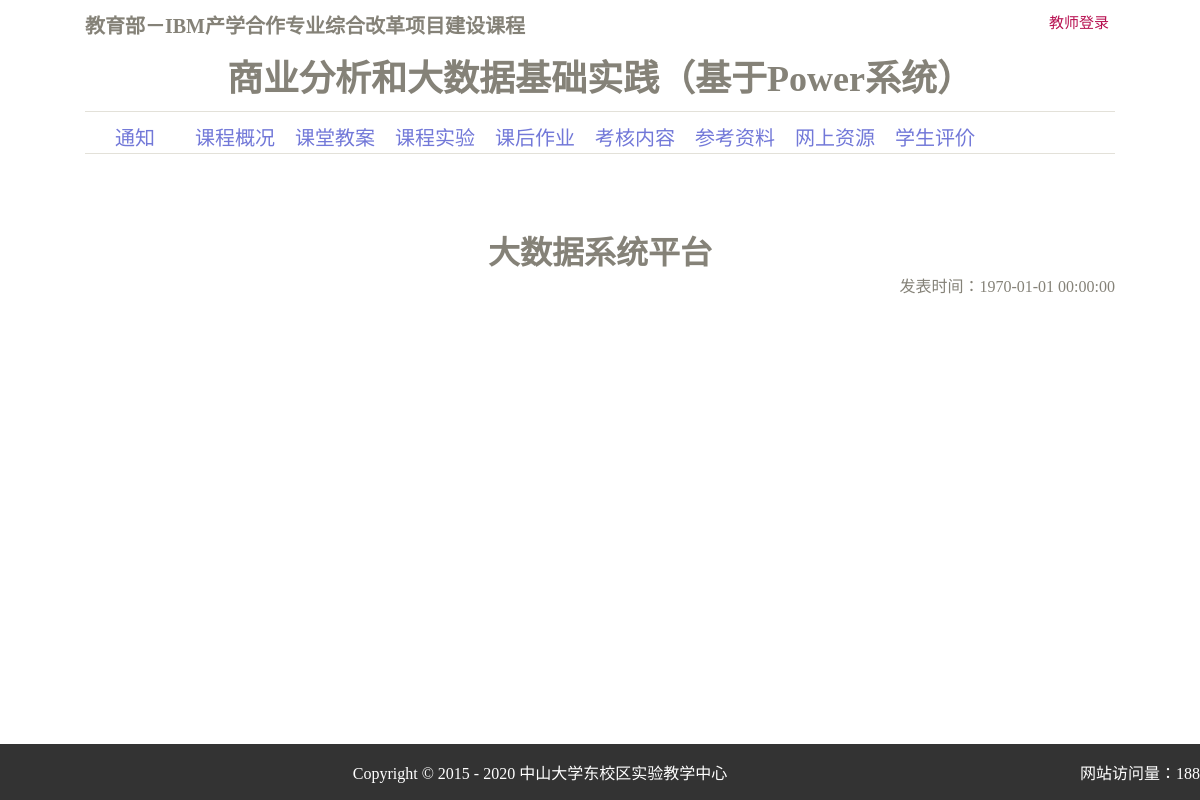
The page /view/lab5.php on the database as committed earlier.
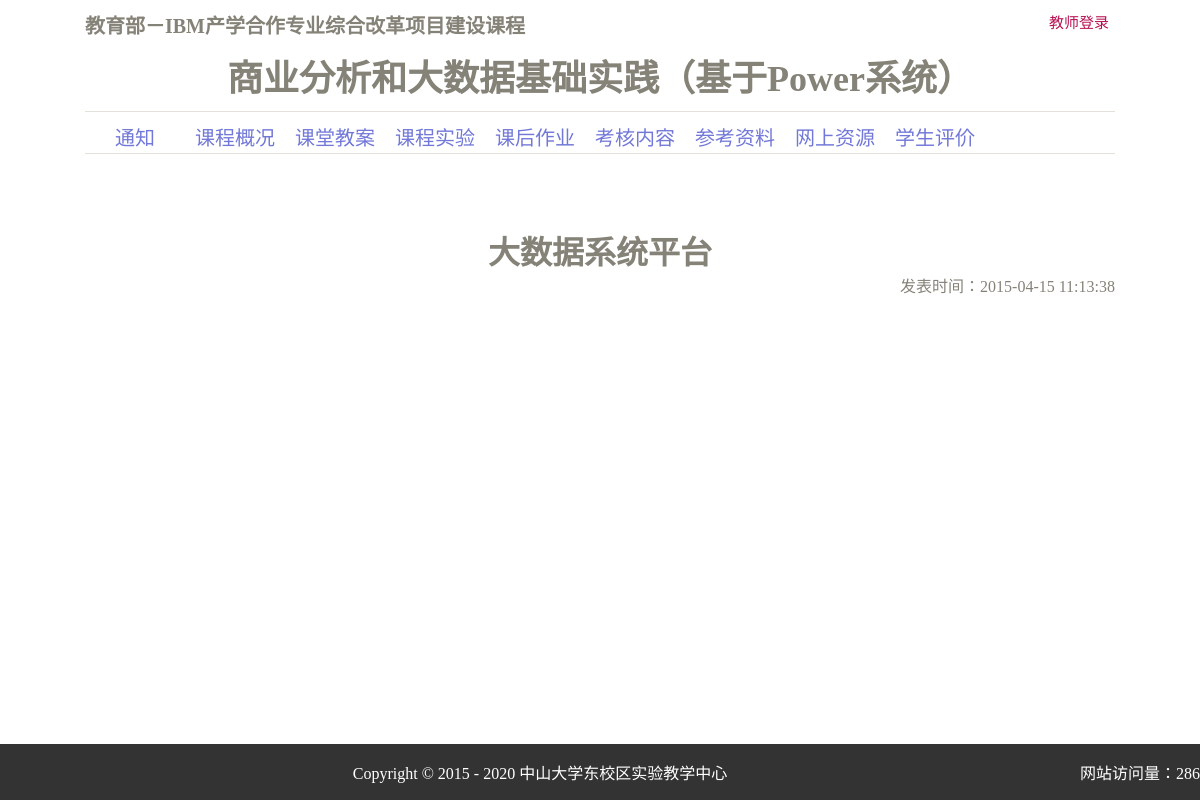
The same page on the database as committed later.
### tables this page shows
CREATE TABLE IF NOT EXISTS `content` (
  `id` int(10) NOT NULL AUTO_INCREMENT,
  `type` varchar(20) NOT NULL,
  `content` text NOT NULL,
  `time` varchar(10) NOT NULL,
  PRIMARY KEY (`id`)
);

### model/public.php (called while the page is built, shortened)
<?php
    $DIR = array("CSS" => "../static/CSS/", "JS" => "../static/JS/", "IMG" => "../static/IMG/", "UPLOAD" => "../upload/");
?>

### presenter/public.action.php (called while the page is built, shortened)
<?php
    include_once("../model/public.php");
    include_once("../model/actionModel.php");
    function isLogin() {
        return isset($_SESSION["uname"]) && !empty($_SESSION["uname"]);
    }
    function getContent($type) {
        return ActionModel::getContent($type);
    }
    function getPV() {
        $cond = array();
        return ActionModel::getPageview($cond);
    }
?>

### model/actionModel.php (called while the page is built, shortened)
<?php
    include_once("../model/model.php");
    class ActionModel {
        public static function getContent($type) {
            $con = array("type" => $type);
            $result = select("content", "*", $con);
            return !empty($result) ? $result[0] : $result;
        }
        public static function getPageview($cond) {
            $result = select("pageview", "count", $cond);
            $sum = 0;
            for($i = 0, $len = count($result); $i < $len; $i++) {
                $sum += intval($result[$i]["count"]);
            }
            return $sum;
        }
    }
?>

### model/model.php (called while the page is built, shortened)
<?php
    function select($table, $selected = "*", $cond = "", $order = "", $limit = "")  {
        $queryStr = "SELECT $selected FROM $table ";
        if(!empty($cond)) {
            $count = 0;
            $queryStr = $queryStr." WHERE ";
            foreach ($cond as $key => $value) {
                if($count > 0) {
                    $queryStr = $queryStr." AND ";
                }
                $count++;
                $queryStr = $queryStr.$key."="."'".$value."'";
            }
        }
        if(!empty($limit)) {
            $queryStr = $queryStr." LIMIT ".$limit;
        }
        $queryResult = mysql_query($queryStr);
        $result = array();
        $num = mysql_num_rows($queryResult);
        for($i = 0; $i < $num; $i++) {
            $temp = mysql_fetch_array($queryResult);
            array_push($result, $temp);
        }
        return $result;
    }
?>

### view/lab5.php (the view, shortened to what this page needs)
<?php
    include_once("./head.php");
    $content = getContent("lab5");
?>
    <h2>大数据系统平台</h2>
    <div class="subhead clear-float">
        <span class="float-right">发表时间：<?=date("Y-m-d H:i:s",$content["time"])?></span>
    </div>
<?php include_once("./foot.php"); ?>

### view/head.php (shortened to what this page needs)
<?php
    include_once("../model/public.php");
    include_once("../presenter/public.action.php");
?>
<!DOCTYPE html>
<html>
<head>
    <link rel="stylesheet" type="text/css" href="<?=$DIR['CSS']?>public.css" />
    <link rel="stylesheet" type="text/css" href="<?=$DIR['CSS']?>head.css" />
    <link rel="stylesheet" type="text/css" href="<?=$DIR['CSS']?>body.css" />
    <link rel="stylesheet" type="text/css" href="<?=$DIR['CSS']?>foot.css" />
</head>
<body>
    <div id="header">
        <div class="container">
            <?php if(!isLogin()) { ?>
                <div class="float-right">
                    <button id="button-login">教师登录</button>
                </div>
            <?php } ?>
            <h2 id="sub-head-title">教育部－IBM产学合作专业综合改革项目建设课程</h2>
            <h1 id="head-title">商业分析和大数据基础实践（基于Power系统）</h1>
        </div>
    </div>
    <div id="menu-container" class="container">
        <ul id="menu" class="clear-float">
            <li>
                <a href="informs.php">通知</a>
            </li>
            <li>
                <a href="#" data-type="overview">课程概况</a>
            </li>
            <li>
                <a href="#" data-type="download">课堂教案</a>
            </li>
            <li>
                <a href="#" data-type="lab">课程实验</a>
            </li>
            <li>
                <a href="#" data-type="homework">课后作业</a>
            </li>
            <li>
                <a href="#" data-type="test">考核内容</a>
            </li>
            <li>
                <a href="reference.php">参考资料</a>
            </li>
            <li>
                <a href="resource.php">网上资源</a>
            </li>
            <li>
                <a href="assessment.php">学生评价</a>
            </li>
        </ul>
    </div>
    <div id="bodybox">
        <div class="container">

### view/foot.php (shortened to what this page needs)
            </div>
        </div>
        <div id="footer">
            <?php
                $PV = getPV();
            ?>
            <p class="float-right">网站访问量：<?=$PV?></p>
            <p class="align-center">Copyright &copy; 2015 - 2020 中山大学东校区实验教学中心</p>
        </div>
    </body>
</html>

### static/CSS/public.css (style rules this page uses)
body { font-family: "黑体"; }
body, ul { margin: 0; padding: 0; }
a { text-decoration: none; color: #B70E4F; }
ul, li { list-style: none; }
.float-right { float: right; }
.align-center { text-align: center; }
.clear-float:after { display: block; content: ""; width: 0px; height: 0px; clear: both; }

### static/CSS/head.css (style rules this page uses)
.container { position: relative; margin: 0px auto; width: 1030px; }
#header { color: #858278; padding-top: 10px; overflow: hidden; }
#head-title { font-size: 36px; margin: 10px 0; text-align: center; }
#sub-head-title { margin: 0px; font-size: 20px; text-align: left; }
#button-login, #button-logout { border: 0px; background: white; color: #B70E4F; font-size: 15px; }
#menu { margin: 0 auto; border-top: 1px solid #e3e1d9; border-bottom: 1px solid #e3e1d9; list-style: outside none; text-align: center; }
#menu-container li { display: block; float: left; min-width: 80px; height: 21px; padding: 10px; font-size: 20px; text-align: center; }
#menu-container li a { color: #7278D8; }
#bodybox { color: #858278; }

### static/CSS/body.css (style rules this page uses)
#bodybox { margin-bottom: 100px; }
.container h2 { font-size: 2rem; text-align: center; margin-bottom: 0px; }

### static/CSS/foot.css (style rules this page uses)
#footer { position: fixed; left: 0px; bottom: 0px; width: 100%; color: #fff; background-color: #333; text-align: center; }

Rows that differ between the two databases and show on the page:
added content: time "2015-04-15 11:13:38"
Other text that changed with them:
$PV: "188" → "286"
date("Y-m-d H:i:s",$content["time"]): "1970-01-01 00:00:00" → (not shown)
